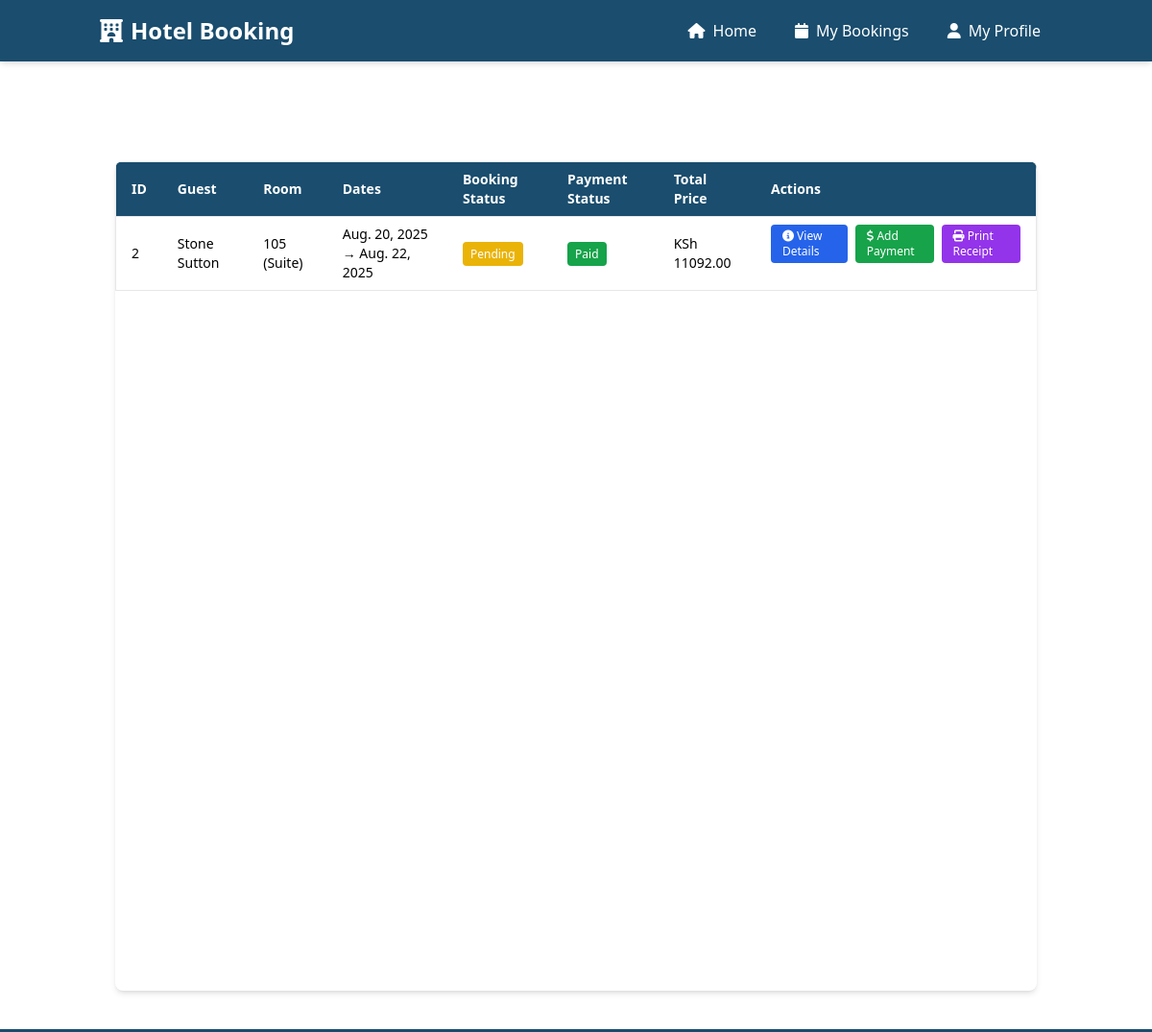
Page /dashboard/ (signed in) on the committed database.
### hotel_listing/models.py (models this page shows, shortened)
class Booking(models.Model):
    STATUS_CHOICES = [
        ('Confirmed', 'Confirmed'),
        ('Pending', 'Pending'),
        ('Cancelled', 'Cancelled'),
    ]
    primary_guest = models.ForeignKey(Guest, on_delete=models.CASCADE, null=True, related_name='bookings')
    room = models.ForeignKey(Room, on_delete=models.CASCADE, related_name='bookings')
    start_date = models.DateField()
    end_date = models.DateField()
    num_adults = models.IntegerField(validators=[MinValueValidator(1)])
    num_children = models.IntegerField(validators=[MinValueValidator(0)])
    total_price = models.DecimalField(max_digits=10, decimal_places=2, validators=[MinValueValidator(0.01)])
    booking_status = models.CharField(max_length=20, choices=STATUS_CHOICES, default='Pending')
    created_at = models.DateTimeField(auto_now_add=True)
    class Meta:
        db_table = 'bookings'
        constraints = [
            CheckConstraint(
                check=Q(end_date__gt=F('start_date')),
                name='check_dates'
            ),
            CheckConstraint(
                check=Q(num_adults__gt=0),
                name='check_positive_guests'
            ),
        ]

class Guest(models.Model):
    user = models.OneToOneField(User, on_delete=models.CASCADE, null=True, blank=True, related_name='guest_profile')
    first_name = models.CharField(max_length=50)
    last_name = models.CharField(max_length=50)
    email = models.EmailField(max_length=100, null=True, blank=True)
    phone = models.CharField(max_length=20, blank=True, null=True)
    class Meta:
        db_table = 'guests'

class Room(models.Model):
    room_number = models.CharField(max_length=10, unique=True)
    room_type = models.CharField(max_length=50)  # e.g., Single, Double, Suite
    capacity_adults = models.IntegerField(validators=[MinValueValidator(1)])
    capacity_children = models.IntegerField(validators=[MinValueValidator(0)])
    price_per_night = models.DecimalField(max_digits=10, decimal_places=2, validators=[MinValueValidator(0.01)])
    bed_type = models.CharField(
        max_length=20,
        choices=[
            ('Single', 'Single Bed'),
            ('Double', 'Double Bed'),
            ('Two Singles', 'Two Single Beds')
        ]
    )
    is_available = models.BooleanField(default=True)
    image = models.ImageField(upload_to='rooms/', blank=True, null=True)  # New image field
    description = models.TextField(blank=True, null=True)  # New description field
    class Meta:
        db_table = 'rooms'

### hotel_listing/views.py (the view)
# urls.py: path("dashboard/", views.dashboard, name="dashboard"),
@login_required
def dashboard(request):
    try:
        guest = request.user.guest_profile
    except Guest.DoesNotExist:
        messages.error(request, "No guest profile found for this user.")
        return redirect("home")
    bookings = guest.bookings.all()
    for booking in bookings:
        total_paid = booking.payments.aggregate(total=Sum("amount"))["total"] or 0
        booking.total_paid = total_paid
        booking.balance = booking.total_price - total_paid
        if total_paid >= booking.total_price:
            booking.payment_status = "Paid"
        elif total_paid > 0:
            booking.payment_status = "Partial"
        else:
            booking.payment_status = "Unpaid"
    return render(request, "dashboard.html", {"guest": guest, "bookings": bookings})

### hotel_listing/templates/dashboard.html (shortened to what this page needs)
{% extends "base.html" %}
{% block content %}
<div class="container mx-auto mt-8 px-4 min-h-[calc(90vh-3rem)] flex flex-col">
    <h2 class="text-2xl font-bold mb-6 text-white">
    </h2>
    <div class="flex-grow overflow-x-auto bg-white rounded-lg shadow-md">
        <table class="w-full text-sm text-left border border-gray-200">
            <thead class="bg-[#1a4d6e] text-white">
                <tr>
                    <th class="px-4 py-2">ID</th>
                    <th class="px-4 py-2">Guest</th>
                    <th class="px-4 py-2">Room</th>
                    <th class="px-4 py-2">Dates</th>
                    <th class="px-4 py-2">Booking Status</th>
                    <th class="px-4 py-2">Payment Status</th>
                    <th class="px-4 py-2">Total Price</th>
                    <th class="px-4 py-2">Actions</th>
                </tr>
            </thead>
            <tbody>
                {% for booking in bookings %}
                <tr class="border-t hover:bg-gray-100">
                    <td class="px-4 py-2">{{ booking.id }}</td>
                    <td class="px-4 py-2">
                        {{ booking.primary_guest.first_name }} {{ booking.primary_guest.last_name }}
                    </td>
                    <td class="px-4 py-2">
                        {{ booking.room.room_number }} ({{ booking.room.room_type }})
                    </td>
                    <td class="px-4 py-2">
                        {{ booking.start_date }} → {{ booking.end_date }}
                    </td>
                    <td class="px-4 py-2">
                        <span class="px-2 py-1 rounded text-white text-xs
                            {% if booking.booking_status == 'Confirmed' %} bg-green-600
                            {% elif booking.booking_status == 'Pending' %} bg-yellow-500
                            {% elif booking.booking_status == 'Cancelled' %} bg-red-600
                            {% else %} bg-gray-500 {% endif %}">
                            {{ booking.booking_status }}
                        </span>
                    </td>
                    <td class="px-4 py-2">
                        <span class="px-2 py-1 rounded text-white text-xs
                            {% if booking.payment_status == 'Paid' %} bg-green-600
                            {% elif booking.payment_status == 'Partial' %} bg-yellow-500
                            {% elif booking.payment_status == 'Unpaid' %} bg-red-600
                            {% else %} bg-gray-500 {% endif %}">
                            {{ booking.payment_status|default:"Unpaid" }}
                        </span>
                    </td>
                    <td class="px-4 py-2">KSh {{ booking.total_price }}</td>
                    <td class="px-4 py-2 flex gap-2">
                        <a href="{% url 'booking_details' booking.id %}"
                           class="bg-blue-600 text-white px-3 py-1 rounded hover:bg-blue-700 text-xs">
                            <i class="fa fa-info-circle"></i> View Details
                        </a>
                        <a href="{% url 'add_payment' booking.id %}"
                           class="bg-green-600 text-white px-3 py-1 rounded hover:bg-green-700 text-xs">
                            <i class="fa fa-dollar-sign"></i> Add Payment
                        </a>
                        {% if booking.payment_status == 'Paid' %}
                        <a href="{% url 'print_receipt' booking.id %}"
                           class="bg-purple-600 text-white px-3 py-1 rounded hover:bg-purple-700 text-xs" target="_blank">
                            <i class="fa fa-print"></i> Print Receipt
                        </a>
                        {% endif %}
                    </td>
                </tr>
                {% empty %}
                <tr>
                    <td colspan="8" class="text-center px-4 py-3 text-gray-500">No bookings found.</td>
                </tr>
                {% endfor %}
            </tbody>
        </table>
    </div>
</div>
{% endblock %}

### hotel_listing/templates/base.html (style rules this page uses)
body { @apply bg-[#2a6f97] min-h-screen; }

### hotel_listing/templates/dashboard.html (style rules this page uses)
body { min-height: 100%; display: flex; flex-direction: column; }

### rows in the picture
Booking: id "2", primary_guest.first_name "Stone", primary_guest.last_name "Sutton", room.room_number "105", room.room_type "Suite", start_date "Aug. 20, 2025", end_date "Aug. 22, 2025", booking_status "Pending", payment_status "Paid", total_price "11092.00", shows "Print Receipt"
